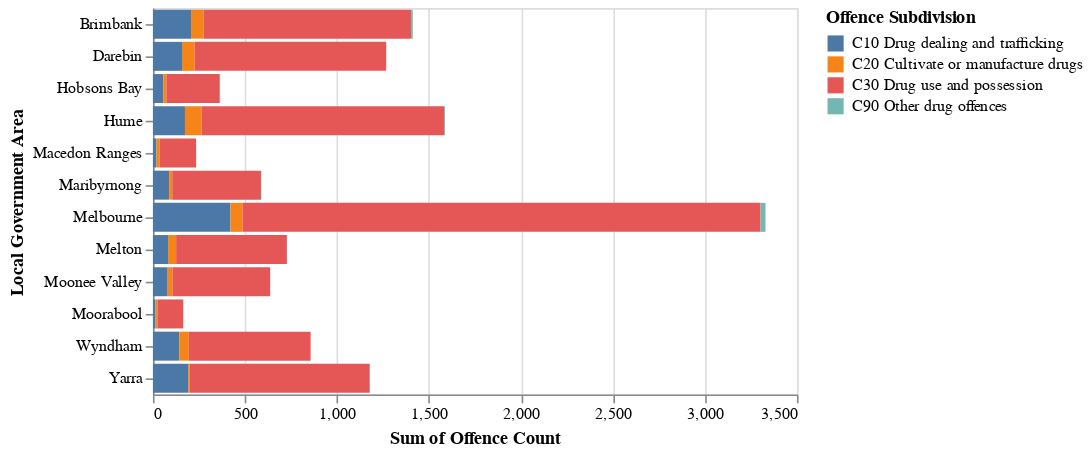

Notebook code cell kept with this figure:
### Code cell
alt.Chart(Offence11).mark_bar().encode(
    x='sum(Offence Count)',
    y='Local Government Area',
    color='Offence Subdivision'
)

### Figure 1 — Vega-Lite specification as saved in the notebook (floating-point values rounded to 4 significant figures)
{"config": {"view": {"continuousWidth": 400, "continuousHeight": 300}}, "data": {"name": "data-9d94fb6e40a9f0e5d4ea94aca61a5f07"}, "mark": "bar", "encoding": {"color": {"type": "nominal", "field": "Offence Subdivision"}, "x": {"type": "quantitative", "aggregate": "sum", "field": "Offence Count"}, "y": {"type": "nominal", "field": "Local Government Area"}}, "$schema": "https://vega.github.io/schema/vega-lite/v4.8.1.json", "datasets": {"data-9d94fb6e40a9f0e5d4ea94aca61a5f07": [{"Year": 2020, "Year ending": "September", "Police Service Area": "Brimbank", "Local Government Area": "Brimbank", "Offence Division": "C Drug offences", "Offence Subdivision": "C10 Drug dealing and trafficking", "Offence Subgroup": "C11 Drug dealing", "Offence Count": 1, "PSA Rate per 100,000 population": 0.4757, "LGA Rate per 100,000 population": 0.4757}, {"Year": 2020, "Year ending": "September", "Police Service Area": "Brimbank", "Local Government Area": "Brimbank", "Offence Division": "C Drug offences", "Offence Subdivision": "C10 Drug dealing and trafficking", "Offence Subgroup": "C12 Drug trafficking", "Offence Count": 206, "PSA Rate per 100,000 population": 98.0, "LGA Rate per 100,000 population": 98.0}, {"Year": 2020, "Year ending": "September", "Police Service Area": "Brimbank", "Local Government Area": "Brimbank", "Offence Division": "C Drug offences", "Offence Subdivision": "C20 Cultivate or manufacture drugs", "Offence Subgroup": "C21 Cultivate drugs", "Offence Count": 53, "PSA Rate per 100,000 population": 25.21, "LGA Rate per 100,000 population": 25.21}, {"Year": 2020, "Year ending": "September", "Police Service Area": "Brimbank", "Local Government Area": "Brimbank", "Offence Division": "C Drug offences", "Offence Subdivision": "C20 Cultivate or manufacture drugs", "Offence Subgroup": "C23 Possess drug manufacturing equipment or precursor", "Offence Count": 16, "PSA Rate per 100,000 population": 7.612, "LGA Rate per 100,000 population": 7.612}, {"Year": 2020, "Year ending": "September", "Police Service Area": "Brimbank", "Local Government Area": "Brimbank", "Offence Division": "C Drug offences", "Offence Subdivision": "C30 Drug use and possession", "Offence Subgroup": "C31 Drug use", "Offence Count": 15, "PSA Rate per 100,000 population": 7.136, "LGA Rate per 100,000 population": 7.136}, {"Year": 2020, "Year ending": "September", "Police Service Area": "Brimbank", "Local Government Area": "Brimbank", "Offence Division": "C Drug offences", "Offence Subdivision": "C30 Drug use and possession", "Offence Subgroup": "C32 Drug possession", "Offence Count": 1112, "PSA Rate per 100,000 population": 529.0, "LGA Rate per 100,000 population": 529.0}, {"Year": 2020, "Year ending": "September", "Police Service Area": "Brimbank", "Local Government Area": "Brimbank", "Offence Division": "C Drug offences", "Offence Subdivision": "C90 Other drug offences", "Offence Subgroup": "C99 Other drug offences", "Offence Count": 9, "PSA Rate per 100,000 population": 4.282, "LGA Rate per 100,000 population": 4.282}, {"Year": 2020, "Year ending": "September", "Police Service Area": "Darebin", "Local Government Area": "Darebin", "Offence Division": "C Drug offences", "Offence Subdivision": "C10 Drug dealing and trafficking", "Offence Subgroup": "C12 Drug trafficking", "Offence Count": 158, "PSA Rate per 100,000 population": 95.29, "LGA Rate per 100,000 population": 95.29}, {"Year": 2020, "Year ending": "September", "Police Service Area": "Darebin", "Local Government Area": "Darebin", "Offence Division": "C Drug offences", "Offence Subdivision": "C20 Cultivate or manufacture drugs", "Offence Subgroup": "C21 Cultivate drugs", "Offence Count": 27, "PSA Rate per 100,000 population": 16.28, "LGA Rate per 100,000 population": 16.28}, {"Year": 2020, "Year ending": "September", "Police Service Area": "Darebin", "Local Government Area": "Darebin", "Offence Division": "C Drug offences", "Offence Subdivision": "C20 Cultivate or manufacture drugs", "Offence Subgroup": "C23 Possess drug manufacturing equipment or precursor", "Offence Count": 42, "PSA Rate per 100,000 population": 25.33, "LGA Rate per 100,000 population": 25.33}, {"Year": 2020, "Year ending": "September", "Police Service Area": "Darebin", "Local Government Area": "Darebin", "Offence Division": "C Drug offences", "Offence Subdivision": "C30 Drug use and possession", "Offence Subgroup": "C31 Drug use", "Offence Count": 10, "PSA Rate per 100,000 population": 6.031, "LGA Rate per 100,000 population": 6.031}, {"Year": 2020, "Year ending": "September", "Police Service Area": "Darebin", "Local Government Area": "Darebin", "Offence Division": "C Drug offences", "Offence Subdivision": "C30 Drug use and possession", "Offence Subgroup": "C32 Drug possession", "Offence Count": 1030, "PSA Rate per 100,000 population": 621.2, "LGA Rate per 100,000 population": 621.2}, {"Year": 2020, "Year ending": "September", "Police Service Area": "Darebin", "Local Government Area": "Darebin", "Offence Division": "C Drug offences", "Offence Subdivision": "C90 Other drug offences", "Offence Subgroup": "C99 Other drug offences", "Offence Count": 1, "PSA Rate per 100,000 population": 0.6031, "LGA Rate per 100,000 population": 0.6031}, {"Year": 2020, "Year ending": "September", "Police Service Area": "Hobsons Bay", "Local Government Area": "Hobsons Bay", "Offence Division": "C Drug offences", "Offence Subdivision": "C10 Drug dealing and trafficking", "Offence Subgroup": "C12 Drug trafficking", "Offence Count": 57, "PSA Rate per 100,000 population": 57.81, "LGA Rate per 100,000 population": 57.81}, {"Year": 2020, "Year ending": "September", "Police Service Area": "Hobsons Bay", "Local Government Area": "Hobsons Bay", "Offence Division": "C Drug offences", "Offence Subdivision": "C20 Cultivate or manufacture drugs", "Offence Subgroup": "C21 Cultivate drugs", "Offence Count": 13, "PSA Rate per 100,000 population": 13.19, "LGA Rate per 100,000 population": 13.19}, {"Year": 2020, "Year ending": "September", "Police Service Area": "Hobsons Bay", "Local Government Area": "Hobsons Bay", "Offence Division": "C Drug offences", "Offence Subdivision": "C20 Cultivate or manufacture drugs", "Offence Subgroup": "C23 Possess drug manufacturing equipment or precursor", "Offence Count": 3, "PSA Rate per 100,000 population": 3.043, "LGA Rate per 100,000 population": 3.043}, {"Year": 2020, "Year ending": "September", "Police Service Area": "Hobsons Bay", "Local Government Area": "Hobsons Bay", "Offence Division": "C Drug offences", "Offence Subdivision": "C30 Drug use and possession", "Offence Subgroup": "C31 Drug use", "Offence Count": 3, "PSA Rate per 100,000 population": 3.043, "LGA Rate per 100,000 population": 3.043}, {"Year": 2020, "Year ending": "September", "Police Service Area": "Hobsons Bay", "Local Government Area": "Hobsons Bay", "Offence Division": "C Drug offences", "Offence Subdivision": "C30 Drug use and possession", "Offence Subgroup": "C32 Drug possession", "Offence Count": 287, "PSA Rate per 100,000 population": 291.1, "LGA Rate per 100,000 population": 291.1}, {"Year": 2020, "Year ending": "September", "Police Service Area": "Hobsons Bay", "Local Government Area": "Hobsons Bay", "Offence Division": "C Drug offences", "Offence Subdivision": "C90 Other drug offences", "Offence Subgroup": "C99 Other drug offences", "Offence Count": 2, "PSA Rate per 100,000 population": 2.028, "LGA Rate per 100,000 population": 2.028}, {"Year": 2020, "Year ending": "September", "Police Service Area": "Hume", "Local Government Area": "Hume", "Offence Division": "C Drug offences", "Offence Subdivision": "C10 Drug dealing and trafficking", "Offence Subgroup": "C11 Drug dealing", "Offence Count": 2, "PSA Rate per 100,000 population": 0.8284, "LGA Rate per 100,000 population": 0.8284}, {"Year": 2020, "Year ending": "September", "Police Service Area": "Hume", "Local Government Area": "Hume", "Offence Division": "C Drug offences", "Offence Subdivision": "C10 Drug dealing and trafficking", "Offence Subgroup": "C12 Drug trafficking", "Offence Count": 172, "PSA Rate per 100,000 population": 71.25, "LGA Rate per 100,000 population": 71.25}, {"Year": 2020, "Year ending": "September", "Police Service Area": "Hume", "Local Government Area": "Hume", "Offence Division": "C Drug offences", "Offence Subdivision": "C20 Cultivate or manufacture drugs", "Offence Subgroup": "C21 Cultivate drugs", "Offence Count": 52, "PSA Rate per 100,000 population": 21.54, "LGA Rate per 100,000 population": 21.54}, {"Year": 2020, "Year ending": "September", "Police Service Area": "Hume", "Local Government Area": "Hume", "Offence Division": "C Drug offences", "Offence Subdivision": "C20 Cultivate or manufacture drugs", "Offence Subgroup": "C23 Possess drug manufacturing equipment or precursor", "Offence Count": 39, "PSA Rate per 100,000 population": 16.15, "LGA Rate per 100,000 population": 16.15}, {"Year": 2020, "Year ending": "September", "Police Service Area": "Hume", "Local Government Area": "Hume", "Offence Division": "C Drug offences", "Offence Subdivision": "C30 Drug use and possession", "Offence Subgroup": "C31 Drug use", "Offence Count": 17, "PSA Rate per 100,000 population": 7.042, "LGA Rate per 100,000 population": 7.042}, {"Year": 2020, "Year ending": "September", "Police Service Area": "Hume", "Local Government Area": "Hume", "Offence Division": "C Drug offences", "Offence Subdivision": "C30 Drug use and possession", "Offence Subgroup": "C32 Drug possession", "Offence Count": 1300, "PSA Rate per 100,000 population": 538.5, "LGA Rate per 100,000 population": 538.5}, {"Year": 2020, "Year ending": "September", "Police Service Area": "Hume", "Local Government Area": "Hume", "Offence Division": "C Drug offences", "Offence Subdivision": "C90 Other drug offences", "Offence Subgroup": "C99 Other drug offences", "Offence Count": 5, "PSA Rate per 100,000 population": 2.071, "LGA Rate per 100,000 population": 2.071}, {"Year": 2020, "Year ending": "September", "Police Service Area": "Macedon Ranges", "Local Government Area": "Macedon Ranges", "Offence Division": "C Drug offences", "Offence Subdivision": "C10 Drug dealing and trafficking", "Offence Subgroup": "C11 Drug dealing", "Offence Count": 2, "PSA Rate per 100,000 population": 2.819, "LGA Rate per 100,000 population": 3.919}, {"Year": 2020, "Year ending": "September", "Police Service Area": "Macedon Ranges", "Local Government Area": "Macedon Ranges", "Offence Division": "C Drug offences", "Offence Subdivision": "C10 Drug dealing and trafficking", "Offence Subgroup": "C12 Drug trafficking", "Offence Count": 17, "PSA Rate per 100,000 population": 23.96, "LGA Rate per 100,000 population": 33.31}, {"Year": 2020, "Year ending": "September", "Police Service Area": "Macedon Ranges", "Local Government Area": "Macedon Ranges", "Offence Division": "C Drug offences", "Offence Subdivision": "C20 Cultivate or manufacture drugs", "Offence Subgroup": "C21 Cultivate drugs", "Offence Count": 17, "PSA Rate per 100,000 population": 23.96, "LGA Rate per 100,000 population": 33.31}, {"Year": 2020, "Year ending": "September", "Police Service Area": "Macedon Ranges", "Local Government Area": "Macedon Ranges", "Offence Division": "C Drug offences", "Offence Subdivision": "C20 Cultivate or manufacture drugs", "Offence Subgroup": "C23 Possess drug manufacturing equipment or precursor", "Offence Count": 1, "PSA Rate per 100,000 population": 1.409, "LGA Rate per 100,000 population": 1.959}, {"Year": 2020, "Year ending": "September", "Police Service Area": "Macedon Ranges", "Local Government Area": "Macedon Ranges", "Offence Division": "C Drug offences", "Offence Subdivision": "C30 Drug use and possession", "Offence Subgroup": "C31 Drug use", "Offence Count": 5, "PSA Rate per 100,000 population": 7.047, "LGA Rate per 100,000 population": 9.797}, {"Year": 2020, "Year ending": "September", "Police Service Area": "Macedon Ranges", "Local Government Area": "Macedon Ranges", "Offence Division": "C Drug offences", "Offence Subdivision": "C30 Drug use and possession", "Offence Subgroup": "C32 Drug possession", "Offence Count": 192, "PSA Rate per 100,000 population": 270.6, "LGA Rate per 100,000 population": 376.2}, {"Year": 2020, "Year ending": "September", "Police Service Area": "Macedon Ranges", "Local Government Area": "Macedon Ranges", "Offence Division": "C Drug offences", "Offence Subdivision": "C90 Other drug offences", "Offence Subgroup": "C99 Other drug offences", "Offence Count": 1, "PSA Rate per 100,000 population": 1.409, "LGA Rate per 100,000 population": 1.959}, {"Year": 2020, "Year ending": "September", "Police Service Area": "Maribyrnong", "Local Government Area": "Maribyrnong", "Offence Division": "C Drug offences", "Offence Subdivision": "C10 Drug dealing and trafficking", "Offence Subgroup": "C12 Drug trafficking", "Offence Count": 88, "PSA Rate per 100,000 population": 92.01, "LGA Rate per 100,000 population": 92.01}, {"Year": 2020, "Year ending": "September", "Police Service Area": "Maribyrnong", "Local Government Area": "Maribyrnong", "Offence Division": "C Drug offences", "Offence Subdivision": "C20 Cultivate or manufacture drugs", "Offence Subgroup": "C21 Cultivate drugs", "Offence Count": 3, "PSA Rate per 100,000 population": 3.137, "LGA Rate per 100,000 population": 3.137}, {"Year": 2020, "Year ending": "September", "Police Service Area": "Maribyrnong", "Local Government Area": "Maribyrnong", "Offence Division": "C Drug offences", "Offence Subdivision": "C20 Cultivate or manufacture drugs", "Offence Subgroup": "C23 Possess drug manufacturing equipment or precursor", "Offence Count": 14, "PSA Rate per 100,000 population": 14.64, "LGA Rate per 100,000 population": 14.64}, {"Year": 2020, "Year ending": "September", "Police Service Area": "Maribyrnong", "Local Government Area": "Maribyrnong", "Offence Division": "C Drug offences", "Offence Subdivision": "C30 Drug use and possession", "Offence Subgroup": "C31 Drug use", "Offence Count": 3, "PSA Rate per 100,000 population": 3.137, "LGA Rate per 100,000 population": 3.137}, {"Year": 2020, "Year ending": "September", "Police Service Area": "Maribyrnong", "Local Government Area": "Maribyrnong", "Offence Division": "C Drug offences", "Offence Subdivision": "C30 Drug use and possession", "Offence Subgroup": "C32 Drug possession", "Offence Count": 479, "PSA Rate per 100,000 population": 500.8, "LGA Rate per 100,000 population": 500.8}, {"Year": 2020, "Year ending": "September", "Police Service Area": "Maribyrnong", "Local Government Area": "Maribyrnong", "Offence Division": "C Drug offences", "Offence Subdivision": "C90 Other drug offences", "Offence Subgroup": "C99 Other drug offences", "Offence Count": 2, "PSA Rate per 100,000 population": 2.091, "LGA Rate per 100,000 population": 2.091}, {"Year": 2020, "Year ending": "September", "Police Service Area": "Melbourne", "Local Government Area": "Melbourne", "Offence Division": "C Drug offences", "Offence Subdivision": "C10 Drug dealing and trafficking", "Offence Subgroup": "C11 Drug dealing", "Offence Count": 5, "PSA Rate per 100,000 population": 2.667, "LGA Rate per 100,000 population": 2.667}, {"Year": 2020, "Year ending": "September", "Police Service Area": "Melbourne", "Local Government Area": "Melbourne", "Offence Division": "C Drug offences", "Offence Subdivision": "C10 Drug dealing and trafficking", "Offence Subgroup": "C12 Drug trafficking", "Offence Count": 416, "PSA Rate per 100,000 population": 221.9, "LGA Rate per 100,000 population": 221.9}, {"Year": 2020, "Year ending": "September", "Police Service Area": "Melbourne", "Local Government Area": "Melbourne", "Offence Division": "C Drug offences", "Offence Subdivision": "C20 Cultivate or manufacture drugs", "Offence Subgroup": "C21 Cultivate drugs", "Offence Count": 1, "PSA Rate per 100,000 population": 0.5333, "LGA Rate per 100,000 population": 0.5333}, {"Year": 2020, "Year ending": "September", "Police Service Area": "Melbourne", "Local Government Area": "Melbourne", "Offence Division": "C Drug offences", "Offence Subdivision": "C20 Cultivate or manufacture drugs", "Offence Subgroup": "C23 Possess drug manufacturing equipment or precursor", "Offence Count": 65, "PSA Rate per 100,000 population": 34.67, "LGA Rate per 100,000 population": 34.67}, {"Year": 2020, "Year ending": "September", "Police Service Area": "Melbourne", "Local Government Area": "Melbourne", "Offence Division": "C Drug offences", "Offence Subdivision": "C30 Drug use and possession", "Offence Subgroup": "C31 Drug use", "Offence Count": 18, "PSA Rate per 100,000 population": 9.6, "LGA Rate per 100,000 population": 9.6}, {"Year": 2020, "Year ending": "September", "Police Service Area": "Melbourne", "Local Government Area": "Melbourne", "Offence Division": "C Drug offences", "Offence Subdivision": "C30 Drug use and possession", "Offence Subgroup": "C32 Drug possession", "Offence Count": 2797, "PSA Rate per 100,000 population": 1492.0, "LGA Rate per 100,000 population": 1492.0}, {"Year": 2020, "Year ending": "September", "Police Service Area": "Melbourne", "Local Government Area": "Melbourne", "Offence Division": "C Drug offences", "Offence Subdivision": "C90 Other drug offences", "Offence Subgroup": "C99 Other drug offences", "Offence Count": 27, "PSA Rate per 100,000 population": 14.4, "LGA Rate per 100,000 population": 14.4}, {"Year": 2020, "Year ending": "September", "Police Service Area": "Melton", "Local Government Area": "Melton", "Offence Division": "C Drug offences", "Offence Subdivision": "C10 Drug dealing and trafficking", "Offence Subgroup": "C12 Drug trafficking", "Offence Count": 82, "PSA Rate per 100,000 population": 47.68, "LGA Rate per 100,000 population": 47.68}, {"Year": 2020, "Year ending": "September", "Police Service Area": "Melton", "Local Government Area": "Melton", "Offence Division": "C Drug offences", "Offence Subdivision": "C20 Cultivate or manufacture drugs", "Offence Subgroup": "C21 Cultivate drugs", "Offence Count": 33, "PSA Rate per 100,000 population": 19.19, "LGA Rate per 100,000 population": 19.19}, {"Year": 2020, "Year ending": "September", "Police Service Area": "Melton", "Local Government Area": "Melton", "Offence Division": "C Drug offences", "Offence Subdivision": "C20 Cultivate or manufacture drugs", "Offence Subgroup": "C23 Possess drug manufacturing equipment or precursor", "Offence Count": 11, "PSA Rate per 100,000 population": 6.396, "LGA Rate per 100,000 population": 6.396}, {"Year": 2020, "Year ending": "September", "Police Service Area": "Melton", "Local Government Area": "Melton", "Offence Division": "C Drug offences", "Offence Subdivision": "C30 Drug use and possession", "Offence Subgroup": "C31 Drug use", "Offence Count": 6, "PSA Rate per 100,000 population": 3.489, "LGA Rate per 100,000 population": 3.489}, {"Year": 2020, "Year ending": "September", "Police Service Area": "Melton", "Local Government Area": "Melton", "Offence Division": "C Drug offences", "Offence Subdivision": "C30 Drug use and possession", "Offence Subgroup": "C32 Drug possession", "Offence Count": 596, "PSA Rate per 100,000 population": 346.5, "LGA Rate per 100,000 population": 346.5}, {"Year": 2020, "Year ending": "September", "Police Service Area": "Melton", "Local Government Area": "Melton", "Offence Division": "C Drug offences", "Offence Subdivision": "C90 Other drug offences", "Offence Subgroup": "C99 Other drug offences", "Offence Count": 1, "PSA Rate per 100,000 population": 0.5814, "LGA Rate per 100,000 population": 0.5814}, {"Year": 2020, "Year ending": "September", "Police Service Area": "Moonee Valley", "Local Government Area": "Moonee Valley", "Offence Division": "C Drug offences", "Offence Subdivision": "C10 Drug dealing and trafficking", "Offence Subgroup": "C12 Drug trafficking", "Offence Count": 80, "PSA Rate per 100,000 population": 60.59, "LGA Rate per 100,000 population": 60.59}, {"Year": 2020, "Year ending": "September", "Police Service Area": "Moonee Valley", "Local Government Area": "Moonee Valley", "Offence Division": "C Drug offences", "Offence Subdivision": "C20 Cultivate or manufacture drugs", "Offence Subgroup": "C21 Cultivate drugs", "Offence Count": 12, "PSA Rate per 100,000 population": 9.088, "LGA Rate per 100,000 population": 9.088}, {"Year": 2020, "Year ending": "September", "Police Service Area": "Moonee Valley", "Local Government Area": "Moonee Valley", "Offence Division": "C Drug offences", "Offence Subdivision": "C20 Cultivate or manufacture drugs", "Offence Subgroup": "C23 Possess drug manufacturing equipment or precursor", "Offence Count": 14, "PSA Rate per 100,000 population": 10.6, "LGA Rate per 100,000 population": 10.6}, {"Year": 2020, "Year ending": "September", "Police Service Area": "Moonee Valley", "Local Government Area": "Moonee Valley", "Offence Division": "C Drug offences", "Offence Subdivision": "C30 Drug use and possession", "Offence Subgroup": "C31 Drug use", "Offence Count": 2, "PSA Rate per 100,000 population": 1.515, "LGA Rate per 100,000 population": 1.515}, {"Year": 2020, "Year ending": "September", "Police Service Area": "Moonee Valley", "Local Government Area": "Moonee Valley", "Offence Division": "C Drug offences", "Offence Subdivision": "C30 Drug use and possession", "Offence Subgroup": "C32 Drug possession", "Offence Count": 529, "PSA Rate per 100,000 population": 400.6, "LGA Rate per 100,000 population": 400.6}, {"Year": 2020, "Year ending": "September", "Police Service Area": "Moorabool", "Local Government Area": "Moorabool", "Offence Division": "C Drug offences", "Offence Subdivision": "C10 Drug dealing and trafficking", "Offence Subgroup": "C12 Drug trafficking", "Offence Count": 14, "PSA Rate per 100,000 population": 18.35, "LGA Rate per 100,000 population": 38.91}, {"Year": 2020, "Year ending": "September", "Police Service Area": "Moorabool", "Local Government Area": "Moorabool", "Offence Division": "C Drug offences", "Offence Subdivision": "C20 Cultivate or manufacture drugs", "Offence Subgroup": "C21 Cultivate drugs", "Offence Count": 9, "PSA Rate per 100,000 population": 11.8, "LGA Rate per 100,000 population": 25.02}, {"Year": 2020, "Year ending": "September", "Police Service Area": "Moorabool", "Local Government Area": "Moorabool", "Offence Division": "C Drug offences", "Offence Subdivision": "C20 Cultivate or manufacture drugs", "Offence Subgroup": "C23 Possess drug manufacturing equipment or precursor", "Offence Count": 1, "PSA Rate per 100,000 population": 1.311, "LGA Rate per 100,000 population": 2.78}, {"Year": 2020, "Year ending": "September", "Police Service Area": "Moorabool", "Local Government Area": "Moorabool", "Offence Division": "C Drug offences", "Offence Subdivision": "C30 Drug use and possession", "Offence Subgroup": "C31 Drug use", "Offence Count": 3, "PSA Rate per 100,000 population": 3.933, "LGA Rate per 100,000 population": 8.339}, {"Year": 2020, "Year ending": "September", "Police Service Area": "Moorabool", "Local Government Area": "Moorabool", "Offence Division": "C Drug offences", "Offence Subdivision": "C30 Drug use and possession", "Offence Subgroup": "C32 Drug possession", "Offence Count": 138, "PSA Rate per 100,000 population": 180.9, "LGA Rate per 100,000 population": 383.6}, {"Year": 2020, "Year ending": "September", "Police Service Area": "Wyndham", "Local Government Area": "Wyndham", "Offence Division": "C Drug offences", "Offence Subdivision": "C10 Drug dealing and trafficking", "Offence Subgroup": "C12 Drug trafficking", "Offence Count": 143, "PSA Rate per 100,000 population": 50.45, "LGA Rate per 100,000 population": 50.45}, {"Year": 2020, "Year ending": "September", "Police Service Area": "Wyndham", "Local Government Area": "Wyndham", "Offence Division": "C Drug offences", "Offence Subdivision": "C20 Cultivate or manufacture drugs", "Offence Subgroup": "C21 Cultivate drugs", "Offence Count": 41, "PSA Rate per 100,000 population": 14.46, "LGA Rate per 100,000 population": 14.46}, {"Year": 2020, "Year ending": "September", "Police Service Area": "Wyndham", "Local Government Area": "Wyndham", "Offence Division": "C Drug offences", "Offence Subdivision": "C20 Cultivate or manufacture drugs", "Offence Subgroup": "C23 Possess drug manufacturing equipment or precursor", "Offence Count": 11, "PSA Rate per 100,000 population": 3.88, "LGA Rate per 100,000 population": 3.88}, {"Year": 2020, "Year ending": "September", "Police Service Area": "Wyndham", "Local Government Area": "Wyndham", "Offence Division": "C Drug offences", "Offence Subdivision": "C30 Drug use and possession", "Offence Subgroup": "C31 Drug use", "Offence Count": 10, "PSA Rate per 100,000 population": 3.528, "LGA Rate per 100,000 population": 3.528}, {"Year": 2020, "Year ending": "September", "Police Service Area": "Wyndham", "Local Government Area": "Wyndham", "Offence Division": "C Drug offences", "Offence Subdivision": "C30 Drug use and possession", "Offence Subgroup": "C32 Drug possession", "Offence Count": 652, "PSA Rate per 100,000 population": 230.0, "LGA Rate per 100,000 population": 230.0}, {"Year": 2020, "Year ending": "September", "Police Service Area": "Yarra", "Local Government Area": "Yarra", "Offence Division": "C Drug offences", "Offence Subdivision": "C10 Drug dealing and trafficking", "Offence Subgroup": "C11 Drug dealing", "Offence Count": 3, "PSA Rate per 100,000 population": 2.909, "LGA Rate per 100,000 population": 2.909}, {"Year": 2020, "Year ending": "September", "Police Service Area": "Yarra", "Local Government Area": "Yarra", "Offence Division": "C Drug offences", "Offence Subdivision": "C10 Drug dealing and trafficking", "Offence Subgroup": "C12 Drug trafficking", "Offence Count": 188, "PSA Rate per 100,000 population": 182.3, "LGA Rate per 100,000 population": 182.3}, {"Year": 2020, "Year ending": "September", "Police Service Area": "Yarra", "Local Government Area": "Yarra", "Offence Division": "C Drug offences", "Offence Subdivision": "C20 Cultivate or manufacture drugs", "Offence Subgroup": "C21 Cultivate drugs", "Offence Count": 1, "PSA Rate per 100,000 population": 0.9695, "LGA Rate per 100,000 population": 0.9695}, {"Year": 2020, "Year ending": "September", "Police Service Area": "Yarra", "Local Government Area": "Yarra", "Offence Division": "C Drug offences", "Offence Subdivision": "C20 Cultivate or manufacture drugs", "Offence Subgroup": "C22 Manufacture drugs", "Offence Count": 1, "PSA Rate per 100,000 population": 0.9695, "LGA Rate per 100,000 population": 0.9695}, {"Year": 2020, "Year ending": "September", "Police Service Area": "Yarra", "Local Government Area": "Yarra", "Offence Division": "C Drug offences", "Offence Subdivision": "C20 Cultivate or manufacture drugs", "Offence Subgroup": "C23 Possess drug manufacturing equipment or precursor", "Offence Count": 7, "PSA Rate per 100,000 population": 6.787, "LGA Rate per 100,000 population": 6.787}, {"Year": 2020, "Year ending": "September", "Police Service Area": "Yarra", "Local Government Area": "Yarra", "Offence Division": "C Drug offences", "Offence Subdivision": "C30 Drug use and possession", "Offence Subgroup": "C31 Drug use", "Offence Count": 6, "PSA Rate per 100,000 population": 5.817, "LGA Rate per 100,000 population": 5.817}, {"Year": 2020, "Year ending": "September", "Police Service Area": "Yarra", "Local Government Area": "Yarra", "Offence Division": "C Drug offences", "Offence Subdivision": "C30 Drug use and possession", "Offence Subgroup": "C32 Drug possession", "Offence Count": 972, "PSA Rate per 100,000 population": 942.4, "LGA Rate per 100,000 population": 942.4}, {"Year": 2020, "Year ending": "September", "Police Service Area": "Yarra", "Local Government Area": "Yarra", "Offence Division": "C Drug offences", "Offence Subdivision": "C90 Other drug offences", "Offence Subgroup": "C99 Other drug offences", "Offence Count": 1, "PSA Rate per 100,000 population": 0.9695, "LGA Rate per 100,000 population": 0.9695}]}}
